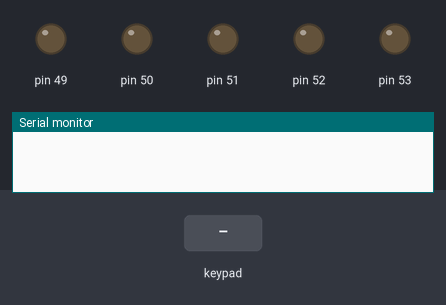
Simulated run of this sketch. Board: Arduino Mega 2560, built with avr-gcc and run on an emulated ATmega2560. Shown: output pins drawn as LEDs (lit = HIGH), the last lines printed to the serial monitor. Wiring (inferred from the names in the program): 24Cxx EEPROM at I2C address 0x50. Inputs (shaded band) come from the test bench. EEPROM starts erased.

Above: at 1.2 s.
1.3 s: key 'O' pressed
At 2.5 s:
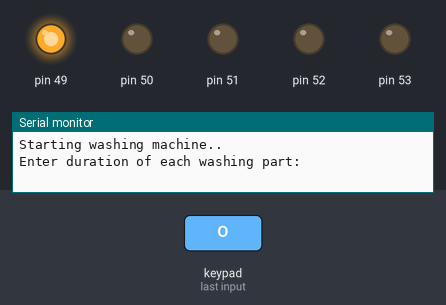
2.8 s: keypad keys 3 7 3 5 3 3 3 1 * pressed 0.4 s apart
At 8.0 s:
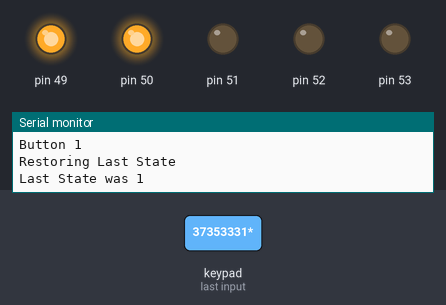
10.0 s: keypad keys 9 - 4 = pressed 0.4 s apart
At 11.6 s:
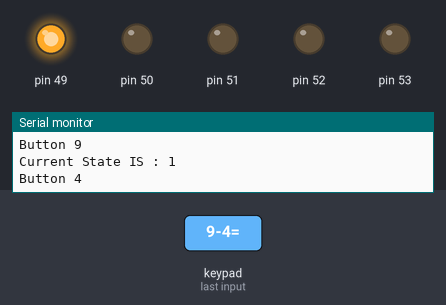
13.1 s: keypad keys 6 * 7 = pressed 0.4 s apart
At 15.9 s:
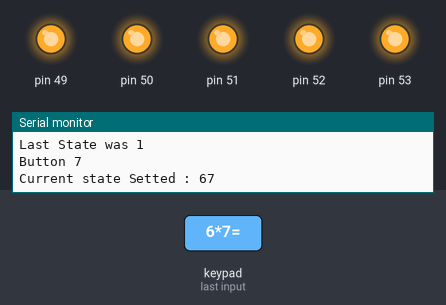
16.2 s: key '-' pressed
At 17.2 s:
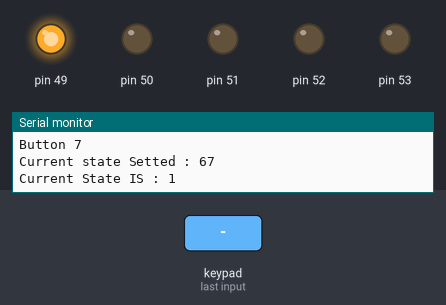
Timing chart, 0 to 18.7 s (numbered marks = the images above; inputs shaded):
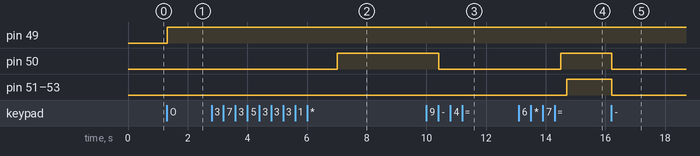

The sketch:

lebasshoyi.ino
```cpp
#include <Wire.h>
#include <LiquidCrystal.h>
#include <Keypad.h>
#define DEVICE_ADDRESS 0b1010000

const int rs = 13, en = 12, d4 = 8, d5 = 9, d6 = 10, d7 = 11;
LiquidCrystal lcd(rs, en, d4, d5, d6, d7);
const byte numRows= 4; //number of rows on the keypad
const byte numCols= 4; //number of columns on the keypad
char keymap[numRows][numCols]=
  {
  {'O', '0', '=', '+'},
  {'1', '2', '3', '-'},
  {'4', '5', '6', '*'},
  {'7', '8', '9', '/'}
  };

  //Code that shows the the keypad connections to the arduino terminals
  byte rowPins[numRows] = {37,35,33,31}; //Rows 0 to 3
  byte colPins[numCols]= {23,25,27,29}; //Columns 0 to 3
  char key;
  long int Number = 0 ; //for entered number
  int begin = 0;
  int current_state = 0;  //for showing states
Keypad myKeypad= Keypad(makeKeymap(keymap), rowPins, colPins, numRows, numCols);
void setup() {
  Wire.begin(); //This function initializes the Wire library and join the I2C bus as a controller or a peripheral
  Serial.begin(9600);
  Wire.beginTransmission(DEVICE_ADDRESS); //This function begins a transmission to the I2C peripheral device with the given address. Subsequently, queue bytes for transmission with the write() function and transmit them by calling endTransmission().
  Wire.write(0x00); //address to write and read
  Wire.write(0xAA); //address to write and read
  Wire.write(current_state);
  Wire.endTransmission();
  pinMode(49,OUTPUT);
  pinMode(50,OUTPUT);
  pinMode(51,OUTPUT);
  pinMode(52,OUTPUT);
  pinMode(53,OUTPUT);
}
int times[] ={0,0,0,0}; // array of given times for each procedure
int n_time_setted = 0; //number of given times
int stopped = 1; // checking flag for stopping
void loop() {
   key = myKeypad.getKey();
  if (key!=NO_KEY){
    DetectButtons();
  lcd.clear();
  lcd.print(Number);
  }
  if (stopped == 0){

  for(int i=0;i < current_state;i++){
    digitalWrite(50+i,HIGH);
  }
  if (n_time_setted > 4 & current_state <= 3){
      int counter = current_state;
      while (counter < 4 && stopped == 0)
      {
         counter = current_state;
        Serial.print("Current State : ");
        switch(current_state){
          case 0 :
            Serial.println("Pre washing");
            break;
          case 1 :
            Serial.println("Washing with detergent");
            break;
          case 2 :
            Serial.println("Washing with water");
            break;
          case 3 :
            Serial.println("Drying");
            break;
        }
       Serial.println("Waiting for process to end..");
        digitalWrite(50+counter,HIGH); //turning on dedicated led

        for(int j =0;j<times[counter];j++){ //printing count down time on LCD
            lcd.print(times[counter]-j);
            delay(1000);
            lcd.clear();
        }
          Wire.beginTransmission(DEVICE_ADDRESS); //enter data to EEPROM
          Wire.write(0x00);
          Wire.write(0xAA);
          Wire.write(counter);
          Wire.endTransmission();
          key = myKeypad.getKey();
          if (key==NO_KEY)
              current_state++;  // go to next state
          else {
            if( key == '/'){
          stopped = 1;
          lcd.clear();
          lcd.print("STOPPED");
          delay(1000);
          lcd.clear();
            }
            else current_state++;
          }
      }

  }

  }
}
void DetectButtons()
{
    if (key=='O' && begin == 0)
    {
      Serial.println ("Starting washing machine..");
      Serial.println ("Enter duration of each washing part: ");
      digitalWrite(49,HIGH);
      Number = 0;
      begin =1;
      stopped = 0;
    }

     if (key == '1') //If Button 1 is pressed
    {Serial.println ("Button 1");
    if (Number==0)
    Number=1;
    else
    Number = (Number*10) + 1; //Pressed twice
    }

     if (key == '4') //If Button 4 is pressed
    {Serial.println ("Button 4");
    if (Number==0)
    Number=4;
    else
    Number = (Number*10) + 4; //Pressed twice
    }

     if (key == '7') //If Button 7 is pressed
    {Serial.println ("Button 7");
    if (Number==0)
    Number=7;
    else
    Number = (Number*10) + 7; //Pressed twice
    }


    if (key == '0')
    {Serial.println ("Button 0"); //Button 0 is Pressed
    if (Number==0)
    Number=0;
    else
    Number = (Number*10) + 0; //Pressed twice
    }

     if (key == '2') //Button 2 is Pressed
    {Serial.println ("Button 2");
     if (Number==0)
    Number=2;
    else
    Number = (Number*10) + 2; //Pressed twice
    }

     if (key == '5')
    {Serial.println ("Button 5");
     if (Number==0)
    Number=5;
    else
    Number = (Number*10) + 5; //Pressed twice
    }

     if (key == '8')
    {Serial.println ("Button 8");
     if (Number==0)
    Number=8;
    else
    Number = (Number*10) + 8; //Pressed twice
    }

     if (key == '3')
    {Serial.println ("Button 3");
     if (Number==0)
    Number=3;
    else
    Number = (Number*10) + 3; //Pressed twice
    }

     if (key == '6')
    {Serial.println ("Button 6");
    if (Number==0)
    Number=6;
    else
    Number = (Number*10) + 6; //Pressed twice
    }

     if (key == '9')
    {Serial.println ("Button 9");
    if (Number==0)
    Number=9;
    else
    Number = (Number*10) + 9; //Pressed twice
    }
    if (key == '='){
      if(n_time_setted < 3){
        Serial.print("Duration of part " );
        Serial.print(n_time_setted);
        Serial.print(" added successfully");
        Serial.println("");
        Serial.print("Number is: ");
        Serial.println(Number);
        times[n_time_setted++] = Number;
        Number = 0;
      }
        else if (n_time_setted ==3){
          Serial.println("Duration of part 3 added successfully");
          Number = 0;
          Serial.println ("Times Setted");
          Serial.println ("Enter Operation : ");
          Serial.println ("1 for pre washing");
          Serial.println ("2 for washing with detergent");
          Serial.println ("3 for washing with water");
          Serial.println ("4 for drying");
          lcd.print("Enter #OP : ");
          n_time_setted++;
        }
        else if(n_time_setted ==4) {
          current_state = Number - 1; //setting current state
          Wire.beginTransmission(DEVICE_ADDRESS);
          Wire.write(0x00);
          Wire.write(0xAA);
          Wire.write(current_state);
          Wire.endTransmission();
          Serial.print ("Current state Setted : ");
          Serial.println (current_state+1);
          n_time_setted++;
          Number = 0;
        }
        else{
          Serial.println(current_state+1);
        }
    }
       if (key == '*')
    {
      stopped = 0;
      lcd.clear();
      lcd.print("Started again");
      delay(1000);
      lcd.clear();
      Serial.println ("Restoring Last State");
      Wire.beginTransmission(DEVICE_ADDRESS);
      Wire.write(0x00);
      Wire.write(0xAA);
      Wire.endTransmission();
      Wire.requestFrom(DEVICE_ADDRESS,1); //This function is used by the controller device to request bytes from a peripheral device. The bytes may then be retrieved with the available() and read() functions.
      current_state = Wire.read()+1;
      Serial.print("Last State was ");
      Serial.println(current_state);
    }
           if (key == '-')
    {
          current_state = 0;
          stopped =1;
            for(int i=0;i < 4;i++){
                digitalWrite(50+i,LOW);
                }
          Wire.beginTransmission(DEVICE_ADDRESS);
          Wire.write(0x00);
          Wire.write(0xAA);
          Wire.write(current_state);
          Wire.endTransmission();
          lcd.print("Reseted");
          n_time_setted =3;
          Serial.print("Current State IS : ");
          Serial.println(current_state+1);
          delay(1000);
          begin = 0;
          lcd.clear();
    }
             if (key == '/')
    {
          stopped = 1;
          lcd.clear();
          lcd.print("STOPPED");
          delay(1000);
          lcd.clear();
    }
//        if (key == 'O')
//    {
//          stopped = 0;
//          lcd.clear();
//          lcd.print("Started");
//          delay(1000);
//          lcd.clear();
//    }
}
```

Measured:
- after the input at 1.3 s, pin 49: LOW → HIGH at once
- after the input at 2.8 s, pin 50: LOW → HIGH after 4.2 s
- after the input at 10.0 s, pin 50: HIGH → LOW after 0.41 s
- after the input at 13.1 s, pin 50: LOW → HIGH after 1.4 s; pin 51–53: LOW → HIGH after 1.6 s
- after the input at 16.2 s, pin 50–53: HIGH → LOW at once
